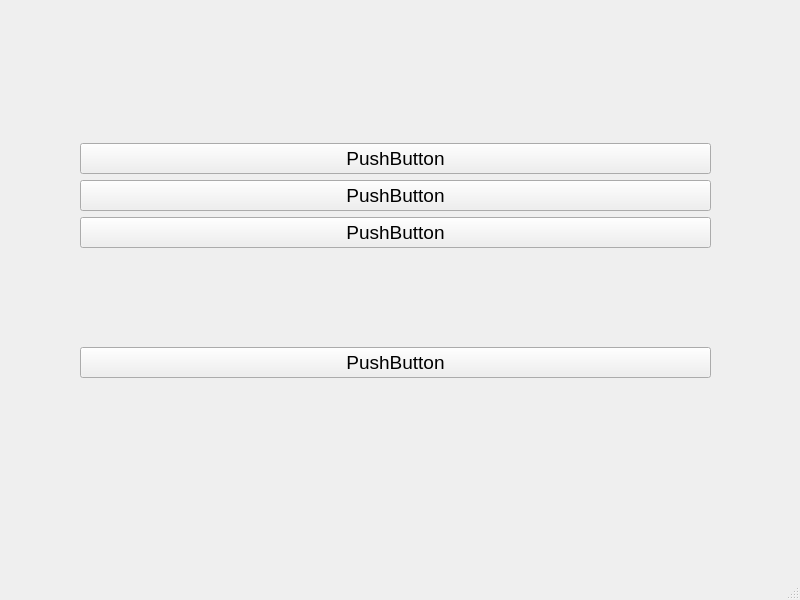
<?xml version="1.0" encoding="UTF-8"?>
<ui version="4.0">
 <class>MainWindow</class>
 <widget class="QMainWindow" name="MainWindow">
  <property name="geometry">
   <rect>
    <x>0</x>
    <y>0</y>
    <width>800</width>
    <height>600</height>
   </rect>
  </property>
  <property name="windowTitle">
   <string>MainWindow</string>
  </property>
  <widget class="QWidget" name="centralwidget">
   <widget class="QWidget" name="verticalLayoutWidget">
    <property name="geometry">
     <rect>
      <x>80</x>
      <y>50</y>
      <width>631</width>
      <height>421</height>
     </rect>
    </property>
    <layout class="QVBoxLayout" name="verticalLayout">
     <item>
      <spacer name="verticalSpacer">
       <property name="orientation">
        <enum>Qt::Vertical</enum>
       </property>
       <property name="sizeHint" stdset="0">
        <size>
         <width>20</width>
         <height>40</height>
        </size>
       </property>
      </spacer>
     </item>
     <item>
      <widget class="QPushButton" name="pushButton_2">
       <property name="font">
        <font>
         <pointsize>14</pointsize>
        </font>
       </property>
       <property name="text">
        <string>PushButton</string>
       </property>
      </widget>
     </item>
     <item>
      <widget class="QPushButton" name="pushButton_4">
       <property name="font">
        <font>
         <pointsize>14</pointsize>
        </font>
       </property>
       <property name="text">
        <string>PushButton</string>
       </property>
      </widget>
     </item>
     <item>
      <widget class="QPushButton" name="pushButton_3">
       <property name="font">
        <font>
         <pointsize>14</pointsize>
        </font>
       </property>
       <property name="text">
        <string>PushButton</string>
       </property>
      </widget>
     </item>
     <item>
      <spacer name="verticalSpacer_2">
       <property name="orientation">
        <enum>Qt::Vertical</enum>
       </property>
       <property name="sizeHint" stdset="0">
        <size>
         <width>20</width>
         <height>40</height>
        </size>
       </property>
      </spacer>
     </item>
     <item>
      <widget class="QPushButton" name="pushButton">
       <property name="font">
        <font>
         <pointsize>14</pointsize>
        </font>
       </property>
       <property name="text">
        <string>PushButton</string>
       </property>
      </widget>
     </item>
     <item>
      <spacer name="verticalSpacer_3">
       <property name="orientation">
        <enum>Qt::Vertical</enum>
       </property>
       <property name="sizeHint" stdset="0">
        <size>
         <width>20</width>
         <height>40</height>
        </size>
       </property>
      </spacer>
     </item>
    </layout>
   </widget>
  </widget>
  <widget class="QMenuBar" name="menubar">
   <property name="geometry">
    <rect>
     <x>0</x>
     <y>0</y>
     <width>800</width>
     <height>25</height>
    </rect>
   </property>
  </widget>
  <widget class="QStatusBar" name="statusbar"/>
 </widget>
 <resources/>
 <connections/>
</ui>
